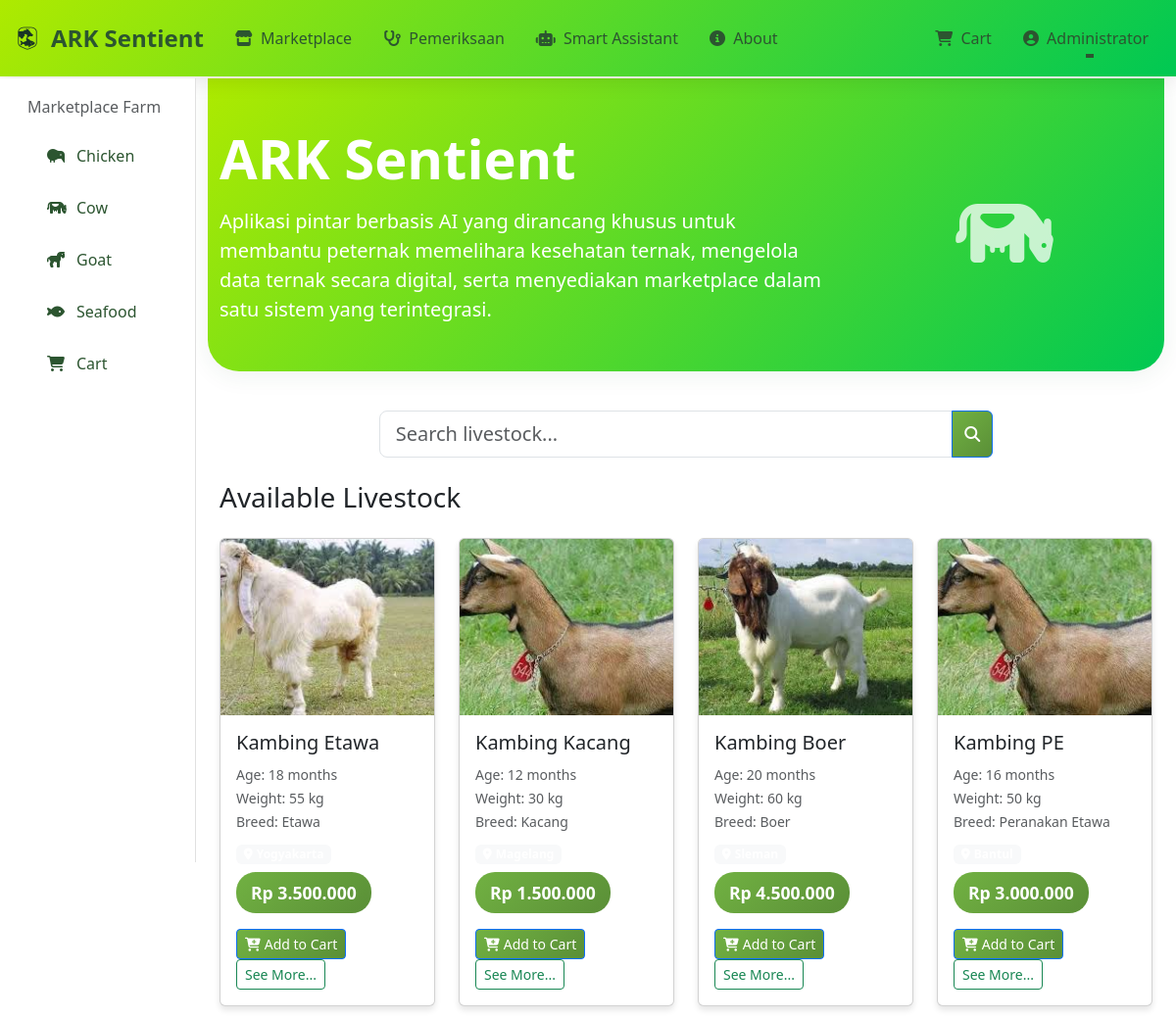
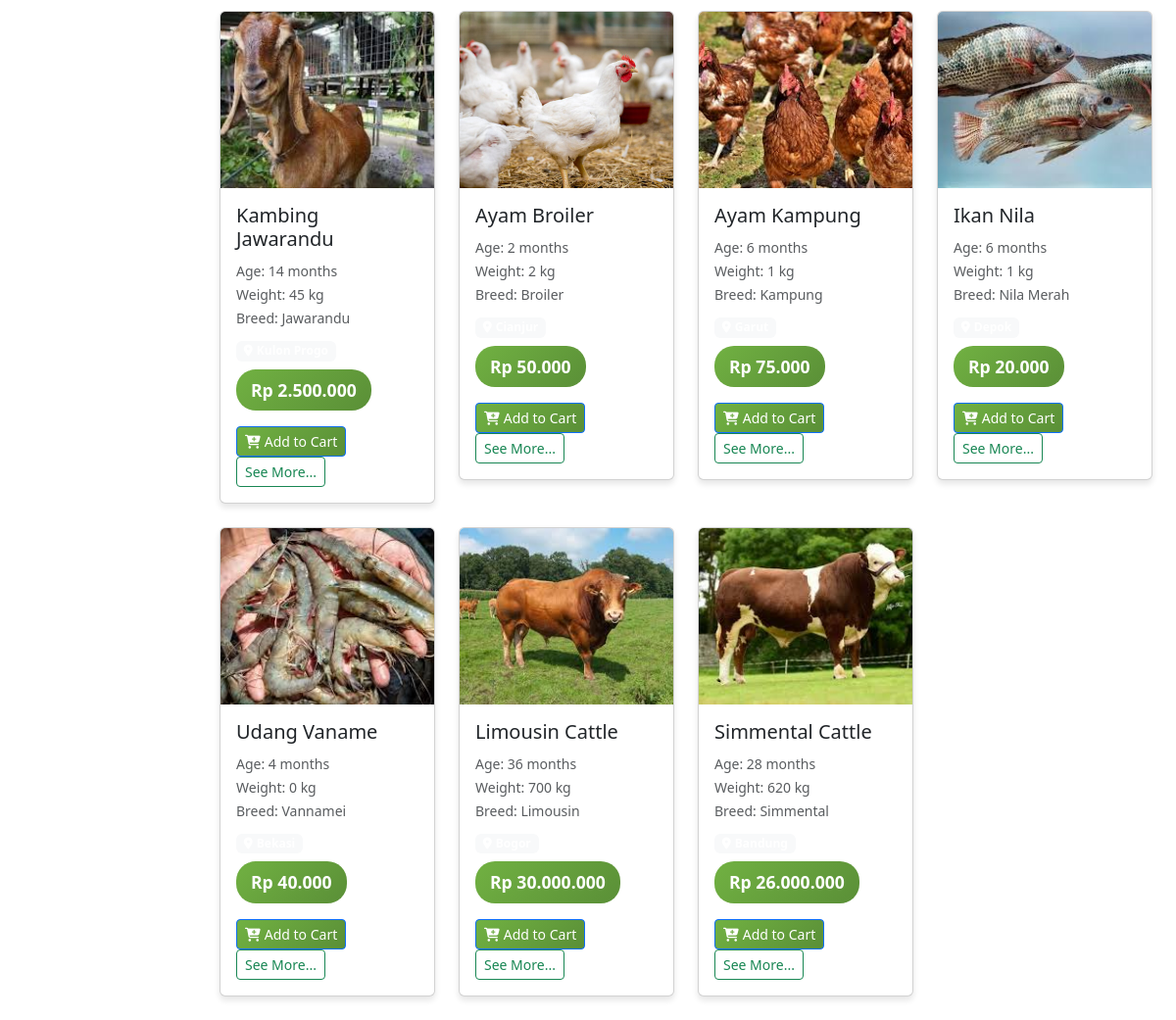
Screenshot of /Views/dashboard.php (signed in) with the database file from the repository (2 pictures, top to bottom).
### tables this page shows
CREATE TABLE `categories` (
  `id` int(11) NOT NULL,
  `name` varchar(50) NOT NULL,
  `icon` varchar(50) DEFAULT NULL,
  `created_at` timestamp NOT NULL DEFAULT current_timestamp()
);

CREATE TABLE `livestock` (
  `id` int(11) NOT NULL,
  `farmer_id` int(11) NOT NULL,
  `category_id` int(11) NOT NULL,
  `name` varchar(100) NOT NULL,
  `breed` varchar(100) DEFAULT NULL,
  `age_months` int(11) NOT NULL,
  `weight_kg` int(11) NOT NULL,
  `gender` enum('male','female') NOT NULL,
  `location` varchar(100) NOT NULL,
  `price` decimal(15,2) NOT NULL,
  `description` text DEFAULT NULL,
  `image_url` varchar(255) DEFAULT NULL,
  `health_status` varchar(100) DEFAULT 'Healthy',
  `vaccination_status` varchar(100) DEFAULT 'Up to date',
  `status` enum('available','sold','reserved') DEFAULT 'available',
  `created_at` timestamp NOT NULL DEFAULT current_timestamp(),
  `updated_at` timestamp NOT NULL DEFAULT current_timestamp() ON UPDATE current_timestamp()
);

### Config/config.php (called while the page is built, shortened)
<?php
if (!function_exists('formatRupiah')) {
    function formatRupiah($angka) {
        return 'Rp ' . number_format($angka, 0, ',', '.');
    }
}
?>

### Views/dashboard.php (the view, shortened to what this page needs)
<?php
require_once '../Config/config.php';
$search = '';
if ($search !== '') {
    $stmt = $conn->prepare("
        SELECT l.*, c.name as category_name, u.full_name as farmer_name
        FROM livestock l
        JOIN categories c ON l.category_id = c.id
        JOIN users u ON l.farmer_id = u.id
        WHERE l.status = 'available'
        AND (
            l.name LIKE ? OR
            l.breed LIKE ? OR
            l.location LIKE ? OR
            c.name LIKE ?
        )
        ORDER BY l.created_at DESC
        LIMIT 12
    ");
    $searchParam = "%$search%";
    $stmt->execute([$searchParam, $searchParam, $searchParam, $searchParam]);
} else {
    $stmt = $conn->prepare("
        SELECT l.*, c.name as category_name, u.full_name as farmer_name
        FROM livestock l
        JOIN categories c ON l.category_id = c.id
        JOIN users u ON l.farmer_id = u.id
        WHERE l.status = 'available'
        ORDER BY l.created_at DESC
        LIMIT 12
    ");
    $stmt->execute();
}
$livestock = $stmt->fetchAll(PDO::FETCH_ASSOC);
$stmt = $conn->query("SELECT * FROM categories ORDER BY name");
$categories = $stmt->fetchAll(PDO::FETCH_ASSOC);
?>
<!DOCTYPE html>
<html lang="id">
<head>
    <link href="../Asset/css/dashboard.css" rel="stylesheet">
    <link href="https://cdn.jsdelivr.net/npm/bootstrap@5.3.0/dist/css/bootstrap.min.css" rel="stylesheet">
    <link href="https://cdnjs.cloudflare.com/ajax/libs/font-awesome/6.4.0/css/all.min.css" rel="stylesheet">
</head>
<body>
    <nav class="navbar navbar-expand-lg fixed-top">
        <div class="container-fluid">
            <a class="navbar-brand text-success d-flex align-items-center" href="home.php">
                <img src="../asset/img/Logo.png" alt="Logo" style="height:32px;width:auto;">
                ARK Sentient
            </a>
            <div class="collapse navbar-collapse" id="navbarNav">
                <ul class="navbar-nav me-auto">
                    <li class="nav-item">
                        <a class="nav-link" href="dashboard.php">
                            <i class="fas fa-store me-1"></i>
                            Marketplace
                        </a>
                    </li>
                    <li class="nav-item">
                        <a class="nav-link" href="../Views/priksaternak.php">
                            <i class="fas fa-stethoscope me-1"></i>
                            Pemeriksaan
                        </a>
                    </li>
                    <li class="nav-item">
                        <a class="nav-link" href="../Views/smartasis.php">
                            <i class="fas fa-robot me-1"></i>
                            Smart Assistant
                        </a>
                    </li>
                    <li class="nav-item">
                        <a class="nav-link" href="../Views/about.php">
                            <i class="fas fa-info-circle me-1"></i>
                            About
                        </a>
                    </li>
                </ul>
                <ul class="navbar-nav">
                    <li class="nav-item">
                        <a class="nav-link position-relative" href="cart.php" id="navbarCartLink">
                            <i class="fas fa-shopping-cart me-1"></i>
                            Cart
                        </a>
                    </li>
                    <li class="nav-item dropdown">
                        <a class="nav-link dropdown-toggle" href="#" id="navbarDropdown" role="button" data-bs-toggle="dropdown">
                            <i class="fas fa-user-circle me-1"></i>
                            <?php
                            $user_display = isset($_SESSION['full_name']) && $_SESSION['full_name'] !== ''
                                ? htmlspecialchars($_SESSION['full_name'])
                                : (isset($_SESSION['username']) ? htmlspecialchars($_SESSION['username']) : 'User');
                            echo $user_display;
                            ?>
                        </a>
                    </li>
                </ul>
            </div>
        </div>
    </nav>
    <div style="height:80px"></div>
    <div class="toast-container position-fixed bottom-0 end-0 p-3">
    </div>
    <div class="container-fluid">
        <div class="row">
            <div class="col-md-2 sidebar" style="position:fixed; top:80px; left:0; bottom:0; height:calc(100vh - 80px); z-index:1030; background:#fff; border-right:1px solid #e0e0e0; overflow-y:auto;">
                <div class="px-3">
                    <h6 class="text-muted mb-3">Marketplace Farm</h6>
                    <nav class="nav flex-column">
                        <?php
                        foreach ($categories as $category):
                            $icon = 'fa-cow';
                            $name = strtolower($category['name']);
                            if (strpos($name, 'goat') !== false) $icon = 'fa-horse';
                            elseif (strpos($name, 'chicken') !== false) $icon = 'fa-kiwi-bird';
                            elseif (strpos($name, 'seafood') !== false || strpos($name, 'ikan') !== false) $icon = 'fa-fish';
                        ?>
                            <a class="nav-link" href="category.php?id=<?php echo $category['id']; ?>">
                                <i class="fas <?php echo $icon; ?>"></i><?php echo $category['name']; ?>
                            </a>
                        <?php endforeach; ?>
                        <a class="nav-link" href="../Views/cart.php">
                            <i class="fas fa-shopping-cart"></i>Cart
                        </a>
                    </nav>
                </div>
            </div>
            <div class="col-md-10" style="margin-left:16.6667%;">
                <div class="hero-section">
                    <div class="container">
                        <div class="row align-items-center">
                            <div class="col-md-8">
                                <h1 class="display-4 fw-bold mb-3">ARK Sentient</h1>
                                <p class="lead">Aplikasi pintar berbasis AI yang dirancang khusus untuk membantu peternak memelihara kesehatan ternak, mengelola data ternak secara digital, serta menyediakan marketplace dalam satu sistem yang terintegrasi.</p>
                            </div>
                            <div class="col-md-4 text-center">
                                <i class="fas fa-cow fa-5x opacity-75"></i>
                            </div>
                        </div>
                    </div>
                </div>
                <div class="container mb-4">
                    <div class="row justify-content-center">
                        <div class="col-md-8">
                            <form class="input-group" method="get" action="">
                                <input type="text" name="search" class="form-control form-control-lg" placeholder="Search livestock..." value="<?php echo htmlspecialchars($search); ?>">
                                <button class="btn btn-primary" type="submit">
                                    <i class="fas fa-search"></i>
                                </button>
                            </form>
                        </div>
                    </div>
                </div>
                <div class="container">
                    <h3 class="mb-4">Available Livestock</h3>
                    <div class="row">
                        <?php foreach ($livestock as $animal): ?>
                            <div class="col-lg-3 col-md-4 col-sm-6 mb-4">
                                <div class="card livestock-card">
                                    <?php if (!empty($animal['image_url'])): ?>
                                        <img src="<?php echo htmlspecialchars($animal['image_url']); ?>" alt="<?php echo htmlspecialchars($animal['name']); ?>" class="card-img-top livestock-image" style="object-fit:cover;height:180px;">
                                    <?php else: ?>
                                        <div class="livestock-image card-img-top d-flex align-items-center justify-content-center" style="height:180px;background:#f8f9fa;">
                                            <i class="fas fa-cow fa-3x text-muted"></i>
                                        </div>
                                    <?php endif; ?>
                                    <div class="card-body">
                                        <h5 class="card-title"><?php echo htmlspecialchars($animal['name']); ?></h5>
                                        <p class="text-muted mb-2">
                                            <small>Age: <?php echo $animal['age_months']; ?> months</small><br>
                                            <small>Weight: <?php echo $animal['weight_kg']; ?> kg</small><br>
                                            <small>Breed: <?php echo htmlspecialchars($animal['breed']); ?></small>
                                        </p>
                                        <p class="mb-2">
                                            <span class="badge badge-location">
                                                <i class="fas fa-map-marker-alt me-1"></i><?php echo htmlspecialchars($animal['location']); ?>
                                            </span>
                                        </p>
                                        <div class="d-flex justify-content-between align-items-center">
                                            <span class="price-tag"><?php echo formatRupiah($animal['price']); ?></span>
                                        </div>
                                        <div class="mt-3">
                                            <button class="btn btn-primary btn-sm me-2" onclick="addToCart(<?php echo $animal['id']; ?>)">
                                                <i class="fas fa-cart-plus me-1"></i>Add to Cart
                                            </button>
                                            <a href="livestock_detail.php?id=<?php echo $animal['id']; ?>" class="btn btn-outline-success btn-sm">
                                                See More...
                                            </a>
                                        </div>
                                    </div>
                                </div>
                            </div>
                        <?php endforeach; ?>
                    </div>
                </div>
            </div>
        </div>
    </div>
</body>
</html>

### Asset/css/dashboard.css (style rules this page uses)
.navbar { background: linear-gradient(135deg, var(--accent-lime) 0%, var(--accent-green) 100%) !important; backdrop-filter: blur(20px); box-shadow: var(--shadow); padding: 1rem 0; transition: var(--transition); }
.navbar-brand { font-weight: 700; color: var(--primary-green) !important; font-size: 1.5rem; display: flex; align-items: center; gap: 0.5rem; }
.navbar-brand img { height: 32px; width: auto; transition: var(--transition); }
.navbar-nav .nav-link { color: var(--primary-green) !important; font-weight: 500; padding: 0.5rem 1rem !important; border-radius: 8px; transition: var(--transition); position: relative; }
.navbar-nav .nav-link::after { content: ''; position: absolute; bottom: 0; left: 50%; width: 0; height: 2px; background: var(--primary-green); transition: var(--transition); transform: translateX(-50%); }
.hero-section { background: linear-gradient(135deg, #71b142 0%, #5a8f37 100%); color: white; padding: 80px 0; margin-bottom: 50px; }
.livestock-card { transition: all 0.3s ease; border: none; box-shadow: 0 4px 6px rgba(0,0,0,0.1); height: 100%; }
.livestock-image { height: 200px; object-fit: cover; background: linear-gradient(45deg, #f0f0f0, #e0e0e0); display: flex; align-items: center; justify-content: center; font-size: 3rem; color: #666; }
.price-tag { background: linear-gradient(135deg, #71b142 0%, #5a8f37 100%); color: white; padding: 8px 15px; border-radius: 20px; font-weight: bold; font-size: 1.1rem; }
.btn-primary { background: linear-gradient(135deg, #71b142 0%, #5a8f37 100%); border: none; border-radius: 25px; padding: 10px 25px; font-weight: 600; }
.badge-location { background: #f8f9fa; color: #6c757d; border-radius: 15px; }
.sidebar { background: #f8f9fa; min-height: 100vh; padding-top: 20px; }
.sidebar .nav-link { color: #2c5530; font-weight: 500; padding: 12px 20px; margin-bottom: 5px; border-radius: 10px; transition: all 0.3s ease; }
.sidebar .nav-link i { width: 20px; margin-right: 10px; }

### Views/dashboard.php (style rules this page uses)
:root { --primary-green: #2c5530; --secondary-green: #1e3a21; --accent-lime: #AEEA00; --accent-green: #00C853; --light-gray: #f8f9fa; --text-dark: #333333; --text-muted: #666666; --white: #ffffff; --shadow: 0 4px 20px rgba(0, 0, 0, 0.1); --transition: all 0.3s cubic-bezier(0.4, 0, 0.2, 1); }
.navbar { background: linear-gradient(135deg, var(--accent-lime) 0%, var(--accent-green) 100%) !important; backdrop-filter: blur(20px); box-shadow: var(--shadow); padding: 1rem 0; transition: var(--transition); }
.navbar-brand { font-weight: 700; color: var(--primary-green) !important; font-size: 1.5rem; display: flex; align-items: center; gap: 0.5rem; }
.navbar-brand img { height: 32px; width: auto; transition: var(--transition); }
.navbar-nav .nav-link { color: var(--primary-green) !important; font-weight: 500; padding: 0.5rem 1rem !important; border-radius: 8px; transition: var(--transition); position: relative; }
.navbar-nav .nav-link::after { content: ''; position: absolute; bottom: 0; left: 50%; width: 0; height: 2px; background: var(--primary-green); transition: var(--transition); transform: translateX(-50%); }
.hero-section { background: linear-gradient(135deg, var(--accent-lime) 0%, var(--accent-green) 100%); color: var(--white); padding: 3rem 0 2rem 0; border-radius: 0 0 32px 32px; box-shadow: 0 4px 24px rgba(44,85,48,0.08); margin-bottom: 2.5rem; }

### rows the page displays
categories: name "Chicken"
categories: name "Cow"
categories: name "Goat"
categories: name "Seafood"
livestock: image_url (picture), name "Kambing Etawa", age_months "18", weight_kg "55", breed "Etawa", price "Rp 3.500.000"
livestock: image_url (picture), name "Kambing Kacang", age_months "12", weight_kg "30", breed "Kacang", price "Rp 1.500.000"
livestock: image_url (picture), name "Kambing Boer", age_months "20", weight_kg "60", breed "Boer", price "Rp 4.500.000"
livestock: image_url (picture), name "Kambing PE", age_months "16", weight_kg "50", breed "Peranakan Etawa", price "Rp 3.000.000"
livestock: image_url (picture), name "Kambing Jawarandu", age_months "14", weight_kg "45", breed "Jawarandu", price "Rp 2.500.000"
livestock: image_url (picture), name "Ayam Broiler", age_months "2", weight_kg "2", breed "Broiler", price "Rp 50.000"
livestock: image_url (picture), name "Ayam Kampung", age_months "6", weight_kg "1", breed "Kampung", price "Rp 75.000"
livestock: image_url (picture), name "Ikan Nila", age_months "6", weight_kg "1", breed "Nila Merah", price "Rp 20.000"
livestock: image_url (picture), name "Udang Vaname", age_months "4", weight_kg "0", breed "Vannamei", price "Rp 40.000"
livestock: image_url (picture), name "Limousin Cattle", age_months "36", weight_kg "700", breed "Limousin", price "Rp 30.000.000"
livestock: image_url (picture), name "Simmental Cattle", age_months "28", weight_kg "620", breed "Simmental", price "Rp 26.000.000"

### other values shown
$user_display "Administrator"
